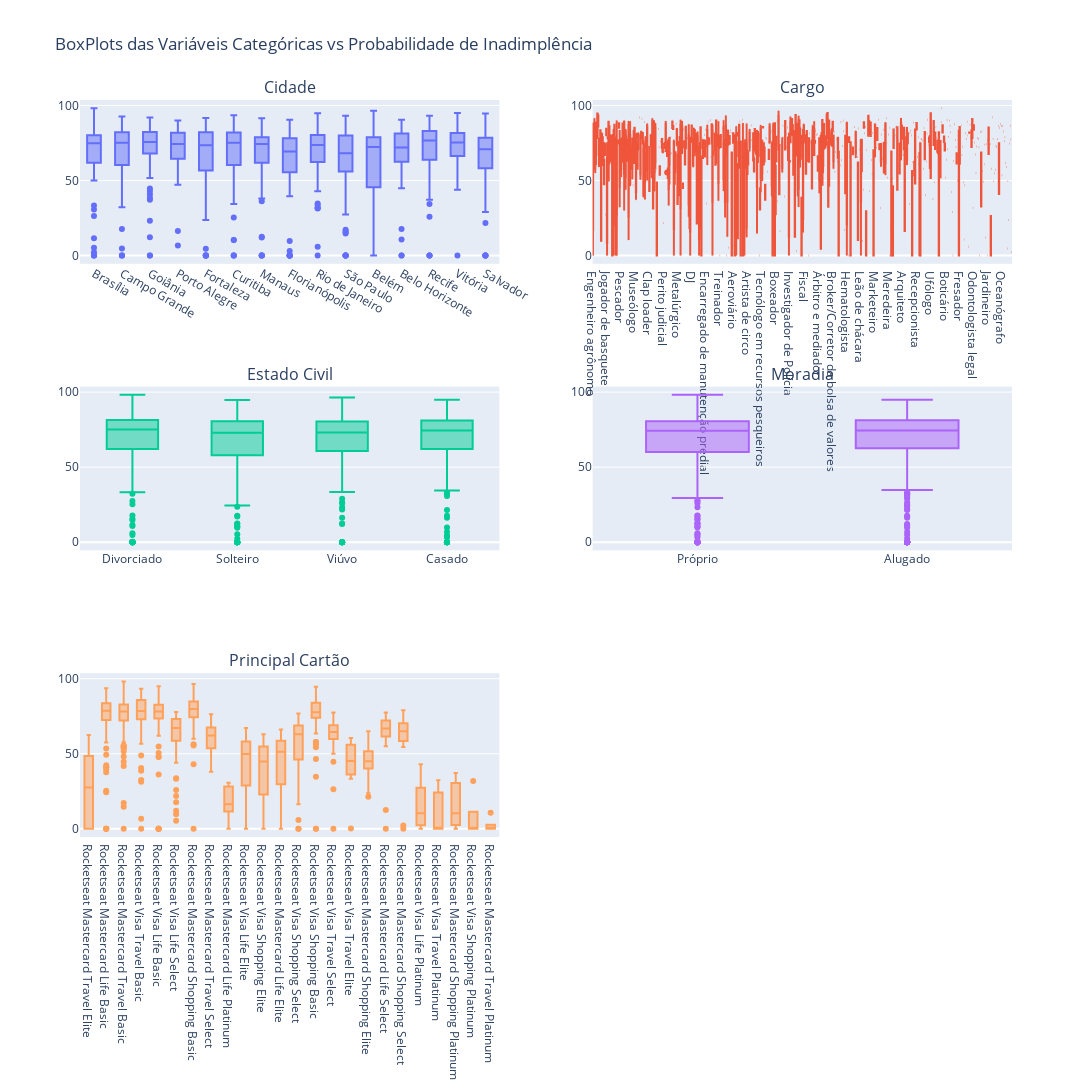

Notebook code for this chart:
### Markdown cell above
### Boxplot entre variáveis categóricas e target

### Code cell
# Calcular o número de linhas necessárias
num_cols = 2
num_rows = math.ceil(len(cat_vars) / num_cols)

# Criar subplots
fig = make_subplots(rows=num_rows, cols=num_cols, subplot_titles=cat_vars)

# Adicionar histogramas para cada variável numérica
for i, var in enumerate(cat_vars):
  row = (i // num_cols) + 1
  col = (i % num_cols) + 1
  fig.add_trace(
    go.Box(
      y=df_clientes[target],
      x=df_clientes[var],
      name=var,
    ),
    row=row, col=col
  )

# Atualizar layout
# Atualizar layout para remover a legenda
fig.update_layout(
  height=600*num_rows,
  width=1200,
  title_text="BoxPlots das Variáveis Categóricas vs Probabilidade de Inadimplência",
  showlegend=False,
)

fig.show()

### Figure 1 — Plotly figure (JSON) as saved in the notebook; plotly's stock layout.template omitted (floating-point values rounded to 4 significant figures; data arrays with more than 128 entries replaced by an {"elided": "..."} marker saying what was removed)
{"data": [{"name": "Cidade", "type": "box", "x": {"elided": "1000 str values"}, "xaxis": "x", "y": {"elided": "1000 float values"}, "yaxis": "y"}, {"name": "Cargo", "type": "box", "x": {"elided": "1000 str values"}, "xaxis": "x2", "y": {"elided": "1000 float values"}, "yaxis": "y2"}, {"name": "Estado Civil", "type": "box", "x": {"elided": "1000 str values"}, "xaxis": "x3", "y": {"elided": "1000 float values"}, "yaxis": "y3"}, {"name": "Moradia", "type": "box", "x": {"elided": "1000 str values"}, "xaxis": "x4", "y": {"elided": "1000 float values"}, "yaxis": "y4"}, {"name": "Principal Cartão", "type": "box", "x": {"elided": "1000 str values"}, "xaxis": "x5", "y": {"elided": "1000 float values"}, "yaxis": "y5"}], "layout": {"annotations": [{"font": {"size": 16}, "showarrow": false, "text": "Cidade", "x": 0.225, "xanchor": "center", "xref": "paper", "y": 1, "yanchor": "bottom", "yref": "paper"}, {"font": {"size": 16}, "showarrow": false, "text": "Cargo", "x": 0.775, "xanchor": "center", "xref": "paper", "y": 1, "yanchor": "bottom", "yref": "paper"}, {"font": {"size": 16}, "showarrow": false, "text": "Estado Civil", "x": 0.225, "xanchor": "center", "xref": "paper", "y": 0.6111, "yanchor": "bottom", "yref": "paper"}, {"font": {"size": 16}, "showarrow": false, "text": "Moradia", "x": 0.775, "xanchor": "center", "xref": "paper", "y": 0.6111, "yanchor": "bottom", "yref": "paper"}, {"font": {"size": 16}, "showarrow": false, "text": "Principal Cartão", "x": 0.225, "xanchor": "center", "xref": "paper", "y": 0.2222, "yanchor": "bottom", "yref": "paper"}], "height": 1800, "showlegend": false, "title": {"text": "BoxPlots das Variáveis Categóricas vs Probabilidade de Inadimplência"}, "width": 1200, "xaxis": {"anchor": "y", "domain": [0, 0.45]}, "xaxis2": {"anchor": "y2", "domain": [0.55, 1]}, "xaxis3": {"anchor": "y3", "domain": [0, 0.45]}, "xaxis4": {"anchor": "y4", "domain": [0.55, 1]}, "xaxis5": {"anchor": "y5", "domain": [0, 0.45]}, "xaxis6": {"anchor": "y6", "domain": [0.55, 1]}, "yaxis": {"anchor": "x", "domain": [0.7778, 1]}, "yaxis2": {"anchor": "x2", "domain": [0.7778, 1]}, "yaxis3": {"anchor": "x3", "domain": [0.3889, 0.6111]}, "yaxis4": {"anchor": "x4", "domain": [0.3889, 0.6111]}, "yaxis5": {"anchor": "x5", "domain": [0, 0.2222]}, "yaxis6": {"anchor": "x6", "domain": [0, 0.2222]}}}
